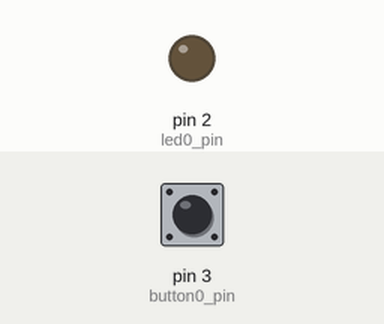
Recording of a sketch running on a simulated Arduino Uno, built with avr-gcc and run on an emulated ATmega328P. Parts: output pins drawn as LEDs (lit = HIGH). The inputs (shaded band) are chosen by the test bench; at power-on: pin 3 (button0_pin) LOW. What the sketch prints to the serial monitor is not drawn.

Above: at 1.2 s.
1.3 s: pin 3 (button0_pin) pulled HIGH for 0.15 s
At 2.5 s:
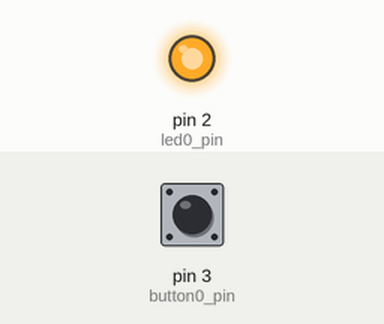
2.9 s: pin 3 (button0_pin) pulled HIGH for 1 s
At 3.9 s:
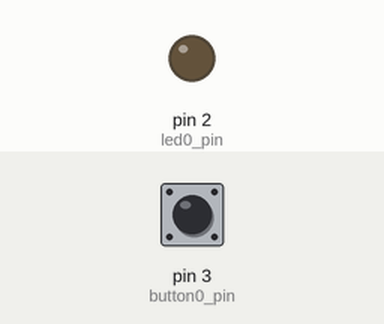
5.4 s: pin 3 (button0_pin) pulled HIGH for 3.2 s
At 5.8 s:
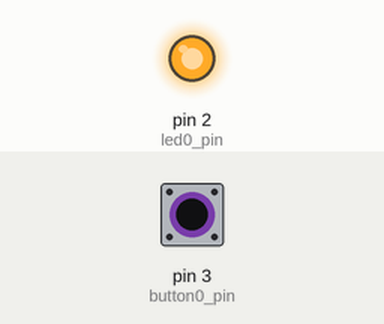
Timing chart, 0 to 8.4 s (numbered marks = the images above; inputs shaded):
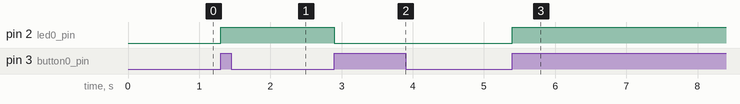

Measured:
- after the input at 1.3 s, pin 2 (led0_pin): LOW → HIGH at once
- after the input at 2.9 s, pin 2 (led0_pin): HIGH → LOW at once
- after the input at 5.4 s, pin 2 (led0_pin): LOW → HIGH at once

The sketch:

3_LED________.ino
```cpp
int led0_pin = 2;
int button0_pin = 3;

bool ledState = false;           // 현재 LED 상태
bool prevButtonState = LOW;      // 이전 버튼 상태

void setup() {
  pinMode(led0_pin, OUTPUT);
  pinMode(button0_pin, INPUT);   // 외부 풀다운 저항 사용 중이므로 INPUT 모드

  digitalWrite(led0_pin, LOW);   // LED 초기 상태 OFF

  Serial.begin(9600);
}

void loop() {
  bool currentButtonState = digitalRead(button0_pin);

  // 버튼이 LOW → HIGH로 변할 때 (즉, 버튼을 누르는 순간)
  if (currentButtonState == HIGH && prevButtonState == LOW) {
    ledState = !ledState;  // LED 상태 토글
    digitalWrite(led0_pin, ledState ? HIGH : LOW);  // LED 상태 반영

    Serial.print("LED 상태: ");
    Serial.println(ledState);

    delay(50);  // 간단한 디바운싱
  }

  prevButtonState = currentButtonState;  // 이전 상태 갱신
}
```
